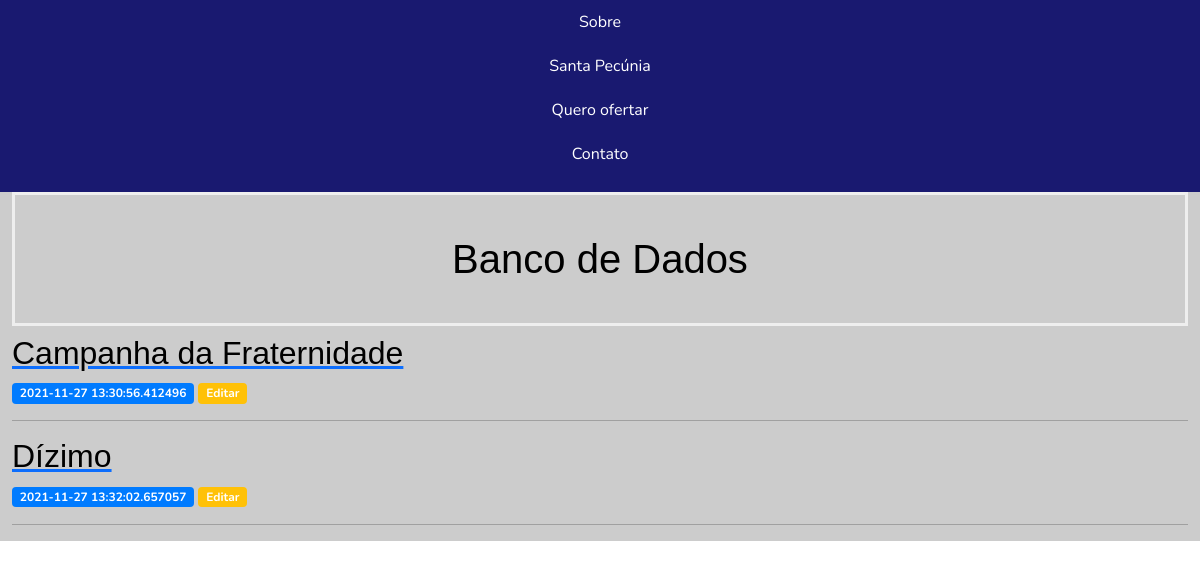
The page /dizimista on the database as committed earlier.
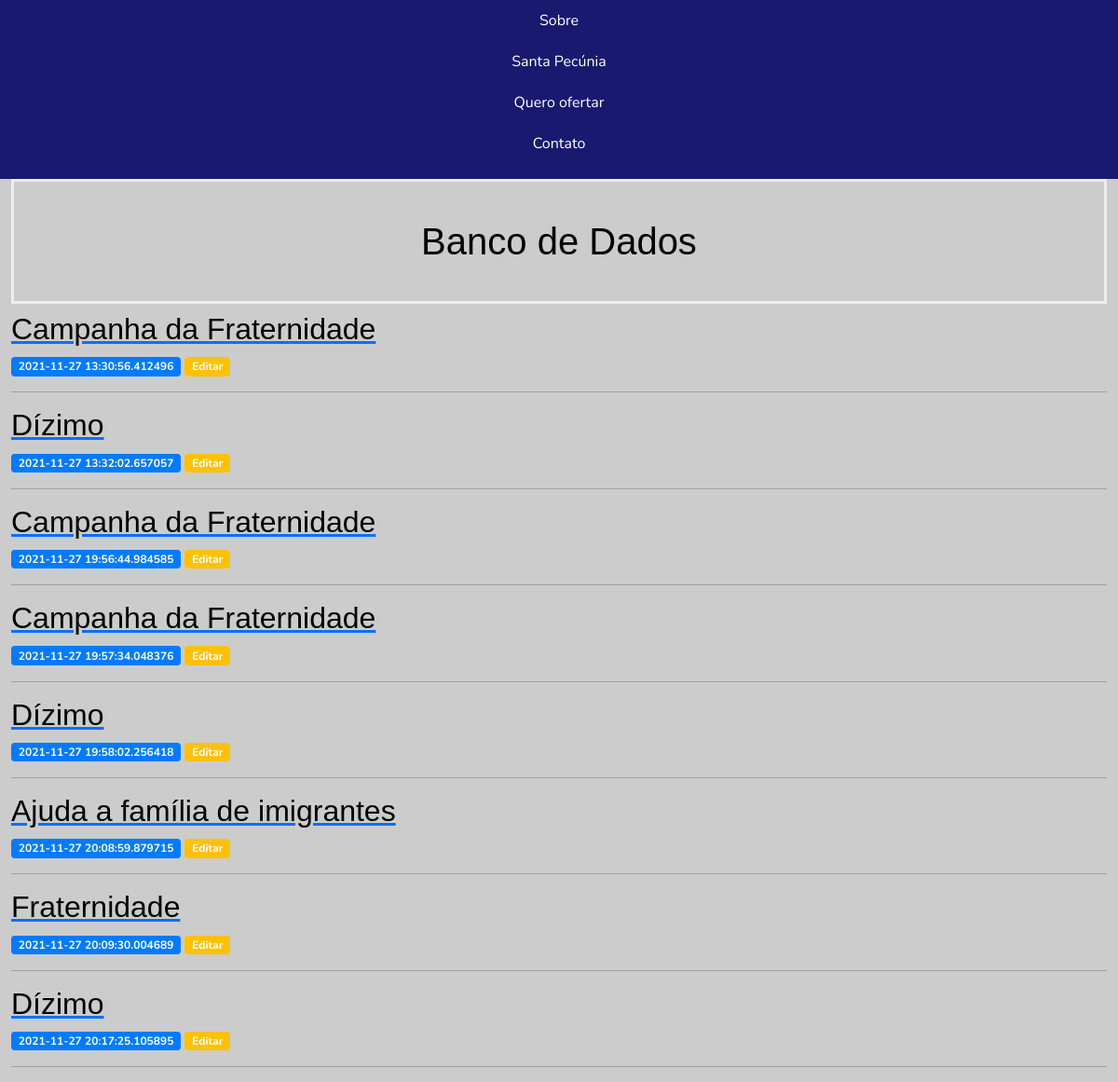
The same page on the database as committed later.
### app.py (models this page shows)
class Posts(db.Model):
    id = db.Column(db.Integer, primary_key=True)
    created = db.Column(db.DateTime, default=datetime.datetime.utcnow)
    title = db.Column(db.String(100), nullable=False)
    content = db.Column(db.String(80), nullable=False)
    campanha = db.Column(db.String(80), nullable=False)

### app.py (the view)
@app.route('/dizimista', methods=('GET', 'POST'))
def dizimista():
    posts = Posts.query.all()
    return render_template('dizimista.html', posts=posts)

### templates/dizimista.html (shortened to what this page needs)
{% extends 'base.html'%}
{% block content %}
    <h1>{% block title %} Banco de Dados {% endblock %}</h1>
    {% for post in posts %}
        <a href="{{ url_for('post', post_id=post['id'])}}">
            <h2>{{ post['campanha'] }}</h2>
        </a>
        <span class="badge badge-primary">{{ post['created'] }}</span>
        <a href="{{ url_for('edit', id=post['id']) }}">
            <span class="badge badge-warning">Editar</span>
        </a>
        <hr>
    {% endfor %}
{% endblock %}

### templates/base.html (shortened to what this page needs)
<!doctype html>
<html lang="pt-br">
    <head>
        <link rel="stylesheet" type="text/css" href="templates/css/normalize.css">
        <link rel="stylesheet" href="bootstrap/-4.0.0-dist/css/bootstrap.min.css">
        <link href="bootstrap-4.0.0-dist/css/bootstrap.min.css" rel="stylesheet" type="text/css" />
        <link href="static/css/estilo.css" rel="stylesheet"/>
        <link href="https://cdn.jsdelivr.net/npm/bootstrap@5.1.3/dist/css/bootstrap.min.css" rel="stylesheet">
        <link rel="stylesheet" type="text/css" href="css/estilo.css">
    </head>
<body>
  <nav>
      <ul>
          <li> <a href="#sobre"> Sobre </a></li>
          <li><a href="{{ url_for('index')}}">Santa Pecúnia</a></li>
          <li><a href="{{url_for('create')}}">Quero ofertar</a></li>
          <li><a href="#contato">Contato</a></li>
      </ul>
  </nav>
    <div class="container-fluid">
        <div class="row">
            <div id="cinza" class="col-sm-12 col-xs-12 div1">
        {% block content %} {% endblock %}
        </div>
    </div>
  </body>
</html>

### static/css/estilo.css (style rules this page uses)
h1 { border: 3px #eee solid; color: blue; text-align: center; padding: 40px; }
body { font-family: Nunito, sans-serif; color: #1c1c1c; }
h1, h2, h3 { font-family: Asap, sans-serif; color: #000000; }
nav { display: flex; flex-direction: column; align-items: center; background-color: #191970 }
nav ul { display: flex; flex-direction: column; align-items: center; list-style: none; padding: 0; width: 100%; }
nav ul li { ] text-align: center width: 100%; }
nav ul li a { display: inline-block; padding: 10px 0; width: 100%; text-decoration: none; color: #FFFFFF; }

### templates/base.html (style rules this page uses)
#cinza { background-color: #ccc; }
div { min-height: 100px; }

Rows that differ between the two databases and show on the page:
added Posts: campanha "Campanha da Fraternidade", created "2021-11-27 19:56:44.984585"
added Posts: campanha "Campanha da Fraternidade", created "2021-11-27 19:57:34.048376"
added Posts: campanha "Dízimo", created "2021-11-27 19:58:02.256418"
added Posts: campanha "Ajuda a família de imigrantes", created "2021-11-27 20:08:59.879715"
added Posts: campanha "Fraternidade", created "2021-11-27 20:09:30.004689"
added Posts: campanha "Dízimo", created "2021-11-27 20:17:25.105895"
